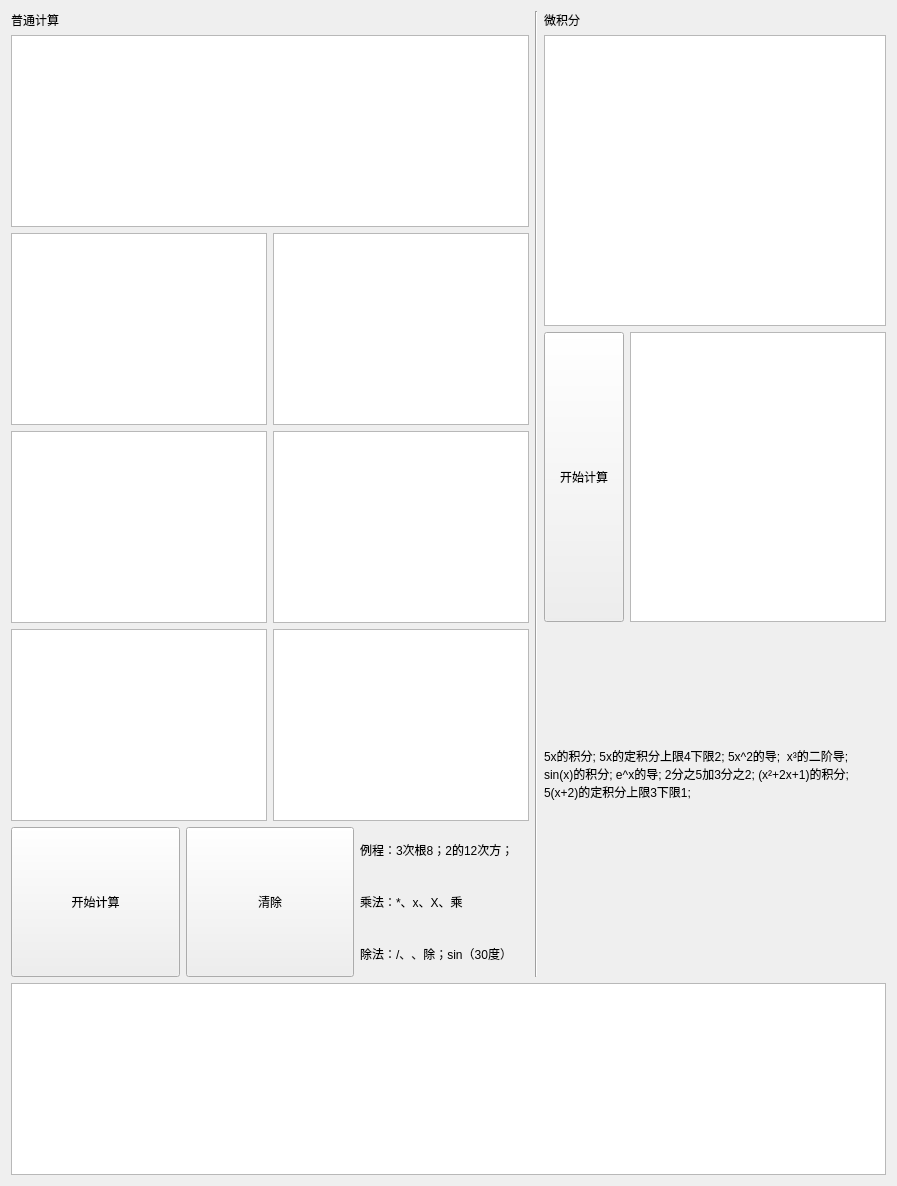
      <widget class="QWidget" name="tab_6">
       <attribute name="title">
        <string>计算器</string>
       </attribute>
       <layout class="QGridLayout" name="gridLayout_5">
        <item row="0" column="0" rowspan="2" colspan="2">
         <layout class="QVBoxLayout" name="verticalLayout_101">
          <item>
           <layout class="QHBoxLayout" name="horizontalLayout_46">
            <item>
             <layout class="QVBoxLayout" name="verticalLayout_98">
              <item>
               <widget class="QLabel" name="label_108">
                <property name="text">
                 <string>普通计算</string>
                </property>
               </widget>
              </item>
              <item>
               <widget class="QTextEdit" name="textEdit_8">
                <property name="sizePolicy">
                 <sizepolicy hsizetype="Preferred" vsizetype="MinimumExpanding">
                  <horstretch>0</horstretch>
                  <verstretch>0</verstretch>
                 </sizepolicy>
                </property>
               </widget>
              </item>
              <item>
               <layout class="QHBoxLayout" name="horizontalLayout_41">
                <item>
                 <widget class="QTextEdit" name="textEdit_14">
                  <property name="sizePolicy">
                   <sizepolicy hsizetype="Preferred" vsizetype="Preferred">
                    <horstretch>0</horstretch>
                    <verstretch>0</verstretch>
                   </sizepolicy>
                  </property>
                 </widget>
                </item>
                <item>
                 <widget class="QTextEdit" name="textEdit_9">
                  <property name="sizePolicy">
                   <sizepolicy hsizetype="Preferred" vsizetype="Preferred">
                    <horstretch>0</horstretch>
                    <verstretch>0</verstretch>
                   </sizepolicy>
                  </property>
                 </widget>
                </item>
               </layout>
              </item>
              <item>
               <layout class="QHBoxLayout" name="horizontalLayout_42">
                <item>
                 <widget class="QTextEdit" name="textEdit_10">
                  <property name="sizePolicy">
                   <sizepolicy hsizetype="Preferred" vsizetype="Preferred">
                    <horstretch>0</horstretch>
                    <verstretch>0</verstretch>
                   </sizepolicy>
                  </property>
                 </widget>
                </item>
                <item>
                 <widget class="QTextEdit" name="textEdit_11">
                  <property name="sizePolicy">
                   <sizepolicy hsizetype="Preferred" vsizetype="Preferred">
                    <horstretch>0</horstretch>
                    <verstretch>0</verstretch>
                   </sizepolicy>
                  </property>
                 </widget>
                </item>
               </layout>
              </item>
              <item>
               <layout class="QHBoxLayout" name="horizontalLayout_43">
                <item>
                 <widget class="QTextEdit" name="textEdit_13">
                  <property name="sizePolicy">
                   <sizepolicy hsizetype="Preferred" vsizetype="Preferred">
                    <horstretch>0</horstretch>
                    <verstretch>0</verstretch>
                   </sizepolicy>
                  </property>
                 </widget>
                </item>
                <item>
                 <widget class="QTextEdit" name="textEdit_12">
                  <property name="sizePolicy">
                   <sizepolicy hsizetype="Preferred" vsizetype="Preferred">
                    <horstretch>0</horstretch>
                    <verstretch>0</verstretch>
                   </sizepolicy>
                  </property>
                 </widget>
                </item>
               </layout>
              </item>
              <item>
               <layout class="QHBoxLayout" name="horizontalLayout_44">
                <item>
                 <widget class="QPushButton" name="pushButton_13">
                  <property name="sizePolicy">
                   <sizepolicy hsizetype="Preferred" vsizetype="Minimum">
                    <horstretch>0</horstretch>
                    <verstretch>0</verstretch>
                   </sizepolicy>
                  </property>
                  <property name="minimumSize">
                   <size>
                    <width>0</width>
                    <height>150</height>
                   </size>
                  </property>
                  <property name="text">
                   <string>开始计算</string>
                  </property>
                 </widget>
                </item>
                <item>
                 <widget class="QPushButton" name="pushButton_14">
                  <property name="sizePolicy">
                   <sizepolicy hsizetype="Preferred" vsizetype="Preferred">
                    <horstretch>0</horstretch>
                    <verstretch>0</verstretch>
                   </sizepolicy>
                  </property>
                  <property name="text">
                   <string>清除</string>
                  </property>
                 </widget>
                </item>
                <item>
                 <layout class="QVBoxLayout" name="verticalLayout_97">
                  <item>
                   <widget class="QLabel" name="label_40">
                    <property name="text">
                     <string>例程：3次根8；2的12次方；</string>
                    </property>
                   </widget>
                  </item>
                  <item>
                   <widget class="QLabel" name="label_41">
                    <property name="text">
                     <string>乘法：*、x、X、乘</string>
                    </property>
                   </widget>
                  </item>
                  <item>
                   <widget class="QLabel" name="label_42">
                    <property name="text">
                     <string>除法：/、、除；sin（30度）</string>
                    </property>
                   </widget>
                  </item>
                 </layout>
                </item>
               </layout>
              </item>
             </layout>
            </item>
            <item>
             <widget class="Line" name="line_8">
              <property name="orientation">
               <enum>Qt::Vertical</enum>
              </property>
             </widget>
            </item>
            <item>
             <layout class="QVBoxLayout" name="verticalLayout_100">
              <item>
               <layout class="QVBoxLayout" name="verticalLayout_99">
                <item>
                 <widget class="QLabel" name="label_109">
                  <property name="sizePolicy">
                   <sizepolicy hsizetype="Fixed" vsizetype="Fixed">
                    <horstretch>0</horstretch>
                    <verstretch>0</verstretch>
                   </sizepolicy>
                  </property>
                  <property name="text">
                   <string>微积分</string>
                  </property>
                 </widget>
                </item>
                <item>
                 <widget class="QTextEdit" name="textEdit_18">
                  <property name="sizePolicy">
                   <sizepolicy hsizetype="Preferred" vsizetype="Preferred">
                    <horstretch>0</horstretch>
                    <verstretch>0</verstretch>
                   </sizepolicy>
                  </property>
                 </widget>
                </item>
                <item>
                 <layout class="QHBoxLayout" name="horizontalLayout_45">
                  <item>
                   <widget class="QPushButton" name="pushButton_18">
                    <property name="sizePolicy">
                     <sizepolicy hsizetype="Preferred" vsizetype="Preferred">
                      <horstretch>0</horstretch>
                      <verstretch>0</verstretch>
                     </sizepolicy>
                    </property>
                    <property name="text">
                     <string>开始计算</string>
                    </property>
                   </widget>
                  </item>
                  <item>
                   <widget class="QTextEdit" name="textEdit_19">
                    <property name="sizePolicy">
                     <sizepolicy hsizetype="Preferred" vsizetype="Preferred">
                      <horstretch>0</horstretch>
                      <verstretch>0</verstretch>
                     </sizepolicy>
                    </property>
                   </widget>
                  </item>
                 </layout>
                </item>
                <item>
                 <widget class="QLabel" name="label_110">
                  <property name="text">
                   <string>5x的积分; 5x的定积分上限4下限2; 5x^2的导;  x³的二阶导; 
sin(x)的积分; e^x的导; 2分之5加3分之2; (x²+2x+1)的积分;
5(x+2)的定积分上限3下限1; </string>
                  </property>
                 </widget>
                </item>
               </layout>
              </item>
              <item>
               <spacer name="verticalSpacer_3">
                <property name="orientation">
                 <enum>Qt::Vertical</enum>
                </property>
                <property name="sizeType">
                 <enum>QSizePolicy::Fixed</enum>
                </property>
                <property name="sizeHint" stdset="0">
                 <size>
                  <width>20</width>
                  <height>58</height>
                 </size>
                </property>
               </spacer>
              </item>
             </layout>
            </item>
           </layout>
          </item>
          <item>
           <widget class="QTextEdit" name="textEdit_15">
            <property name="sizePolicy">
             <sizepolicy hsizetype="Expanding" vsizetype="MinimumExpanding">
              <horstretch>0</horstretch>
              <verstretch>0</verstretch>
             </sizepolicy>
            </property>
           </widget>
          </item>
         </layout>
        </item>
        <item row="1" column="1">
         <widget class="QLabel" name="label_69">
          <property name="text">
           <string/>
          </property>
         </widget>
        </item>
       </layout>
      </widget>
